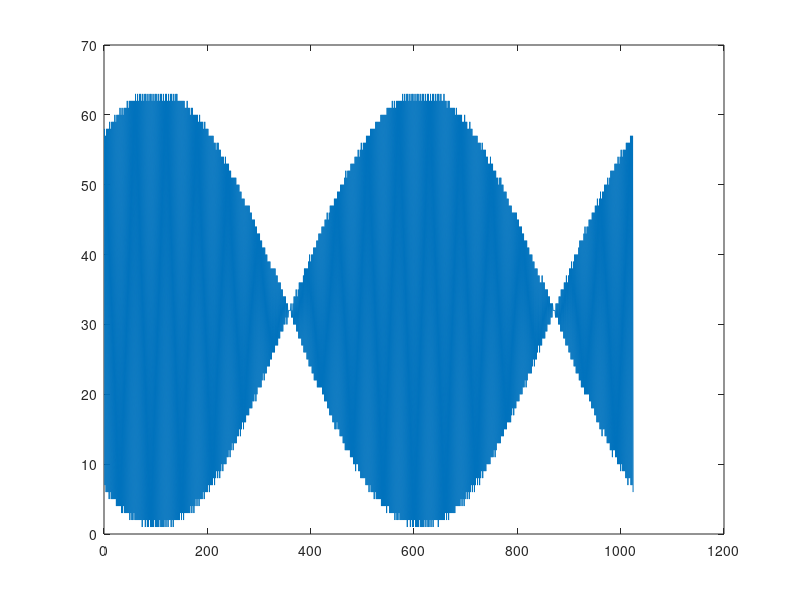

Recreate this plot in MATLAB. (Note: this script raises an error after producing the figure.)
clear all;
close all;
clc
N = 6; %resolution
Vcm = 0.81; 
fs = 20000; %sampling rate

Weight=[32 16 8 4 2 1]
sampling_points=1024;
data=csvread('final_enob_1.98.csv',2,1);
Digital_code = zeros(sampling_points,N);
%Convert analog signal to digital code
for i= 1:sampling_points
    for j = 1:N
        if data(i,j)>Vcm
            Digital_code(i,j)=1;
        end
    end
end
Daq = zeros(sampling_points,1);
for k=1:sampling_points
    for i=1:N
        Daq(k) = Daq(k) + (2^(N-i)).*Digital_code(k,i);
    end
end

n=0:1023;
Daq_1 = sin(2*pi*n*511/1024)+1;
Daq_1 = rot90(Daq_1);
plot(Daq_1);
plot(Daq);

[ENOB ,SNDR, SFDR]=FreqA(Daq,fs)

% using FFT 
%any parameter using two side spectrum to calculate
function [ENOB ,SNDR, SFDR]=FreqA(Daq,fs)
N=size(Daq,1); 
if N==1
    N=size(Daq,2); 
end
y=(abs(fft(Daq))/N);    %power spectrum
y(1)=0;                 %cancel DC value
figure;
x=(0:((N)/2)).*(fs/N);
min=-150;
y=y/max(y);
ydb=(mag2db(y(1:N/2+1)));
for k=1:1:length(ydb)
    if ydb(k,1)<min
        y(k,1)=10^(min/20);
    end
end
%plot(x,mag2db(y(1:N/2+1)));
ydb=(mag2db(y(1:N/2+1)));
ydb=ydb-max(ydb);
plot(x,ydb);
[Signal, index]=max(y);
SignalPower=Signal^2*2;     %mulitply 2 because two side convert to one sinde
fin=x(index);
% =====================%TNoisePower=Noise power + Distortion power;
TNoise=y(1:N/2+1);
TNoise(index)=0;
TNoisePower=sum(TNoise.^2)*2;
% ===================
[sfdr, index]=max(TNoise);


SFDR=mag2db(Signal/sfdr);

SNDR=10*log10(SignalPower/TNoisePower);
ENOB=(SNDR-1.76)/6.02;

text(max(x)-max(x)/2,-30,sprintf('fs=%d MHz\nSNDR=%2.3f dB\nSFDR=%2.3f dB \nENOB=%2.3f bits',fs/1e6,SNDR,SFDR,ENOB),'FontSize',12);
ylabel('Power Density (dBFS/bin)');
xlabel('Frequency (Hz)');
end
